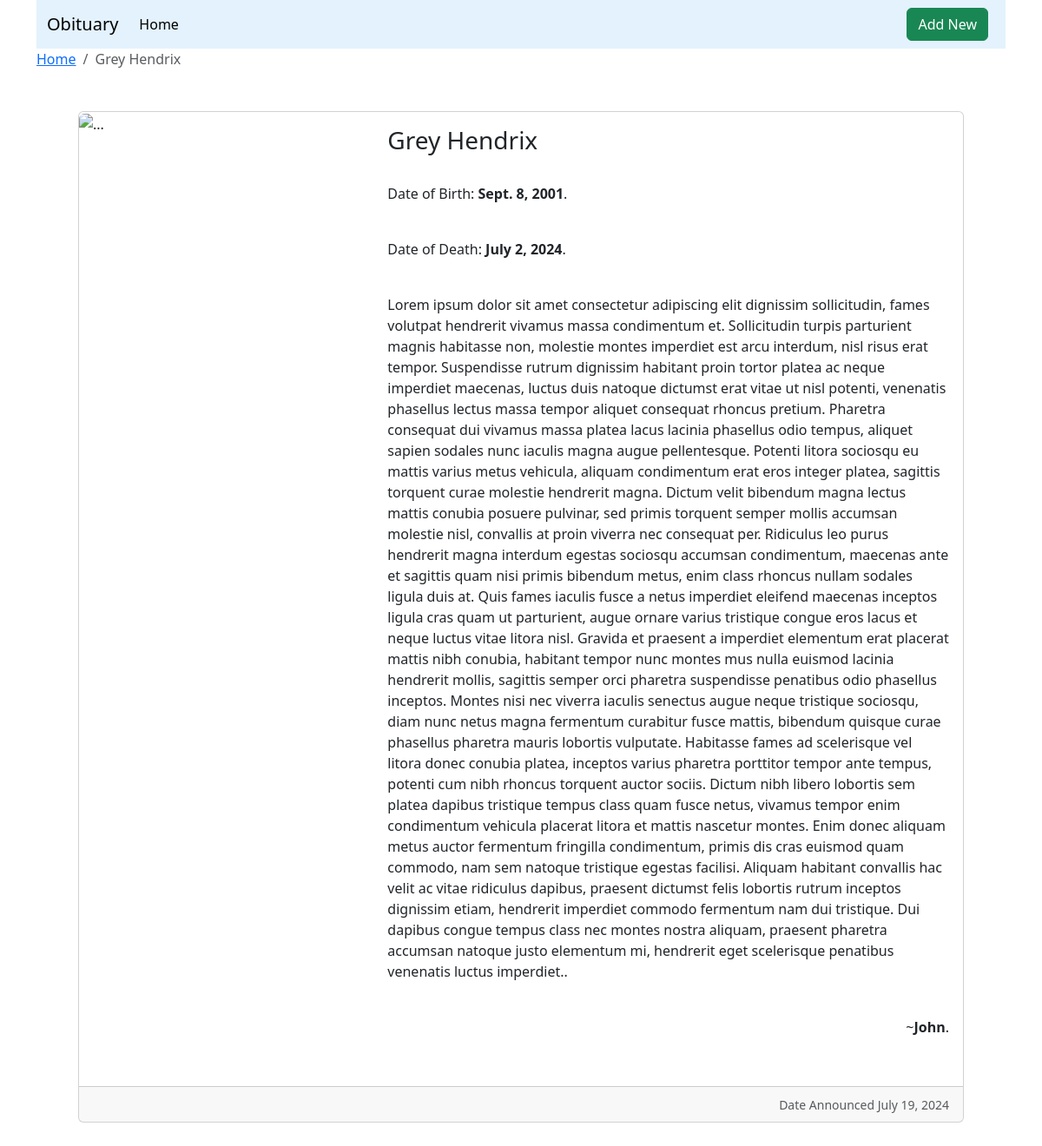
Screenshot of /obituary_info/grey-hendrix-2001-09-08 with the database file from the repository.
### obituary_platform/models.py (models this page shows, shortened)
class Obituary(models.Model):
    name = models.CharField(max_length=100)
    date_of_birth = models.DateField()
    date_of_death = models.DateField()
    content = models.TextField()
    author = models.CharField(max_length=50)
    submission_date = models.DateField(auto_now_add=True)
    slug = models.SlugField(max_length=255, unique=True, blank=True)
    class Meta:
        verbose_name_plural = 'Obituaries'
    def __str__(self):
        return self.name

### obituary_platform/views.py (the view)
# urls.py: path('obituary_info/<slug>', obituary_info, name = 'obituary_info'), # This is the path to a single obituary article
def obituary_info(request, slug):
    obituary = Obituary.objects.get(slug=slug)
    print(obituary)
    context = {'obituary': obituary}
    return render(request, 'obituary_platform/obituary_info.html', context)

### templates/obituary_platform/obituary_info.html (shortened to what this page needs)
{% extends "obituary_platform/base.html" %}
{% block body %}
<div class="card m-5">
   <div class="row g-0">
      <div class="col-md-4">
         <img src="https://media.istockphoto.com/id/1300845620/vector/user-icon-flat-isolated-on-white-background-user-symbol-vector-illustration.jpg?s=612x612&w=0&k=20&c=yBeyba0hUkh14_jgv1OKqIH0CCSWU_4ckRkAoy2p73o=" class="img-fluid rounded-start" alt="...">
      </div>
      <div class="col-md-8">
         <div class="card-body">
            <h3 class="card-title">{{ obituary.name}}</h3>
            <br>
            <p class="card-text">Date of Birth: <strong>{{ obituary.date_of_birth}}</strong>.</p>
            <br>
            <p class="card-text">Date of Death: <strong>{{ obituary.date_of_death}}</strong>.</p>
            <br>
            <p class="card-text">{{ obituary.content}}.</p>
            <br>
            <p class="card-text text-end">~<strong>{{ obituary.author}}</strong>.</p>
            <br>
         </div>
      </div>
      <div class="card-footer text-end">
         <small class="text-body-secondary">Date Announced {{ obituary.submission_date}}</small>
      </div>
   </div>
</div>
{% endblock body %}

### templates/obituary_platform/base.html (shortened to what this page needs)
<!DOCTYPE html>
<html lang="en">
<head>
   <link href="https://cdn.jsdelivr.net/npm/bootstrap@5.3.3/dist/css/bootstrap.min.css" rel="stylesheet">
</head>
<body class='container'>
   <nav class="navbar navbar-expand-lg" style="background-color: #e3f2fd;">
      <div class="container-fluid">
         <a class="navbar-brand" href="/">Obituary</a>
         <div class="collapse navbar-collapse" id="navbarSupportedContent">
            <ul class="navbar-nav me-auto mb-2 mb-lg-0">
               <li class="nav-item">
                  <a class="nav-link active" aria-current="page" href="/">Home</a>
               </li>
            </ul>
            <ul class="navbar-nav me-2 mb-2 mb-lg-0">
               <li class="nav-item">
                  <a class="btn btn-success" aria-current="page" href="{% url 'create_obituary' %}">Add New</a>
               </li>
            </ul>
         </div>
      </div>
   </nav>
   <nav aria-label="breadcrumb">
      <ol class="breadcrumb">
         <li class="breadcrumb-item"><a href="{% url 'home' %}">Home</a></li>
         <li class="breadcrumb-item active" aria-current="page">{{ obituary.name }}</li>
      </ol>
   </nav>
   {% block body %}{% endblock body %}
</body>
</html>

### rows the page displays
Obituary: name "Grey Hendrix", date_of_birth "Sept. 8, 2001", date_of_death "July 2, 2024", content "Lorem ipsum dolor sit amet consectetur adipiscing elit dignissim sollicitudin, fames volutpat hendrerit vivamus massa condimentum et. Sollicitudin turpis parturient magnis habitasse non, molestie montes imperdiet est arcu interdum, nisl risus erat tempor. Suspendisse rutrum dignissim habitant proin tortor platea ac neque imperdiet maecenas, luctus duis natoque dictumst erat vitae ut nisl potenti, venenatis phasellus lectus massa tempor aliquet consequat rhoncus pretium. Pharetra consequat dui vivamus massa platea lacus lacinia phasellus odio tempus, aliquet sapien sodales nunc iaculis magna augue pellentesque. Potenti litora sociosqu eu mattis varius metus vehicula, aliquam condimentum erat…", author "John", submission_date "July 19, 2024"
